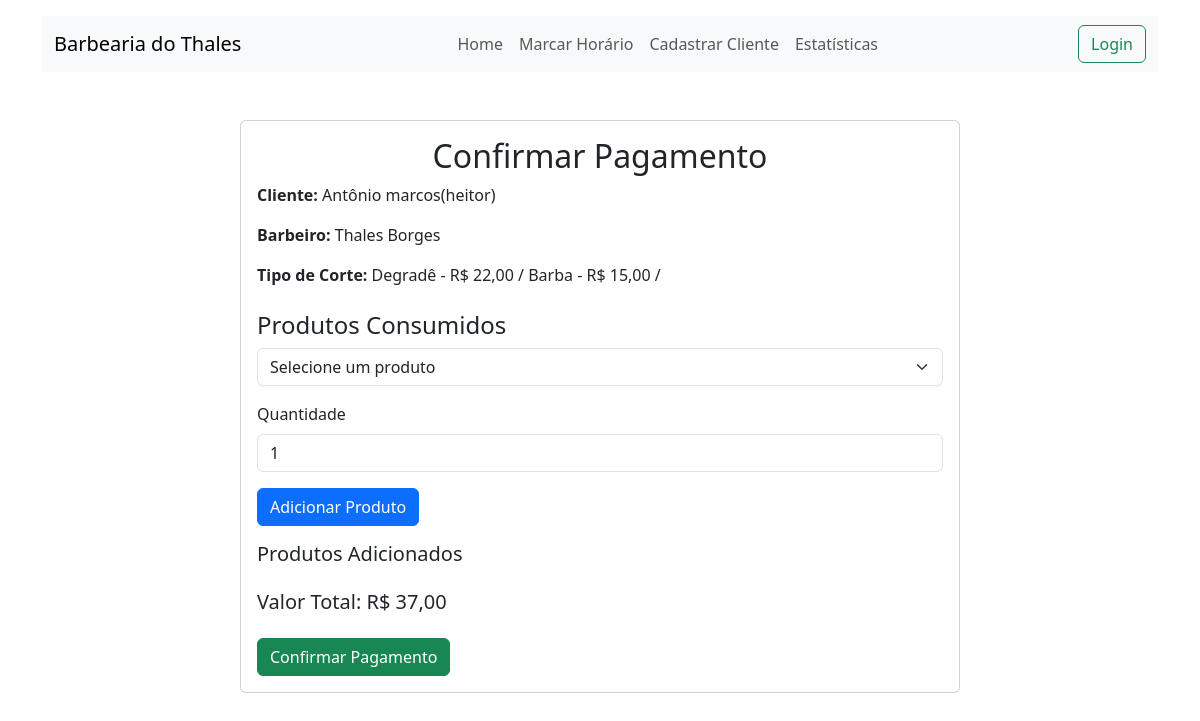
The app's page /confirmar-pagamento/1/ with its own data.
### controle/models.py (models this page shows, shortened)
class Agendamento(models.Model):
    cliente = models.ForeignKey(Cliente, on_delete=models.CASCADE)
    barbeiro = models.ForeignKey(Barbeiro, on_delete=models.CASCADE)
    tipo_corte = models.ManyToManyField(TipoCorte)  # Alterado para ManyToManyField
    data = models.DateField()
    hora = models.TimeField()
    pago = models.BooleanField(default=False)
    produtos = models.ManyToManyField(Produto, blank=True)
    is_confirmed = models.BooleanField(default=False)

class Cliente(models.Model):
    nome = models.CharField(max_length=100)
    telefone = models.CharField(max_length=15, unique=True)
    data_nascimento = models.DateField()

class Barbeiro(models.Model):
    nome = models.CharField(max_length=100)
    telefone = models.CharField(max_length=15, default='000000000')

class TipoCorte(models.Model):
    nome = models.CharField(max_length=100)
    preco = models.DecimalField(max_digits=6, decimal_places=2)

### controle/views.py (the view, shortened to what this page needs)
# urls.py: path('confirmar-pagamento/<int:agendamento_id>/', views.confirmar_pagamento, name='confirmar_pagamento'),
def confirmar_pagamento(request, agendamento_id):
    agendamento = get_object_or_404(Agendamento, id=agendamento_id)
    produtos = Produto.objects.all()
    valor_total = sum(corte.preco for corte in agendamento.tipo_corte.all())
    return render(request, 'confirmar_pagamento_cliente.html', {
        'agendamento': agendamento,
        'produtos': produtos,
        'valor_total': valor_total  # Inclua o valor total dos cortes no contexto
    })

### controle/templates/confirmar_pagamento_cliente.html (shortened to what this page needs)
{% extends "base.html" %}
{% block content %}
<div class="container mt-5">
    <div class="row justify-content-center">
        <div class="col-md-8">
            <div class="card">
                <div class="card-body">
                    <h2 class="card-title text-center">Confirmar Pagamento</h2>
                    <form method="POST">
                        <div class="mb-3">
                            <p><strong>Cliente:</strong> {{ agendamento.cliente.nome }}</p>
                            <p><strong>Barbeiro:</strong> {{ agendamento.barbeiro.nome }}</p>
                            <p><strong>Tipo de Corte:</strong>{% for corte in agendamento.tipo_corte.all %} {{ corte.nome }} - R$ {{ corte.preco }}  / {% empty %}Nenhum corte selecionado{% endfor %}</p>
                        </div>
                        <h4 class="mt-4">Produtos Consumidos</h4>
                        <div class="mb-3">
                            <select id="produtoSelect" class="form-select">
                                <option value="" selected disabled>Selecione um produto</option>
                            </select>
                        </div>
                        <div class="mb-3">
                            <label for="quantidade" class="form-label">Quantidade</label>
                            <input type="number" id="quantidade" class="form-control" value="1" min="1">
                        </div>
                        <button type="button" class="btn btn-primary mb-3" onclick="adicionarProduto()">Adicionar Produto</button>
                        <h5>Produtos Adicionados</h5>
                        <h5>Valor Total: R$ <span id="valorTotal">{{ valor_total|default:0 }}</span></h5>
                        <button type="submit" class="btn btn-success mt-3">Confirmar Pagamento</button>
                    </form>
                </div>
            </div>
        </div>
    </div>
</div>
{% endblock %}

### records on screen
Agendamento: cliente.nome "Antônio marcos(heitor)", barbeiro.nome "Thales Borges"
TipoCorte: nome "Degradê", preco "22,00"
TipoCorte: nome "Barba", preco "15,00"

### other values on screen
{{ valor_total|default:0 }} "37,00"
